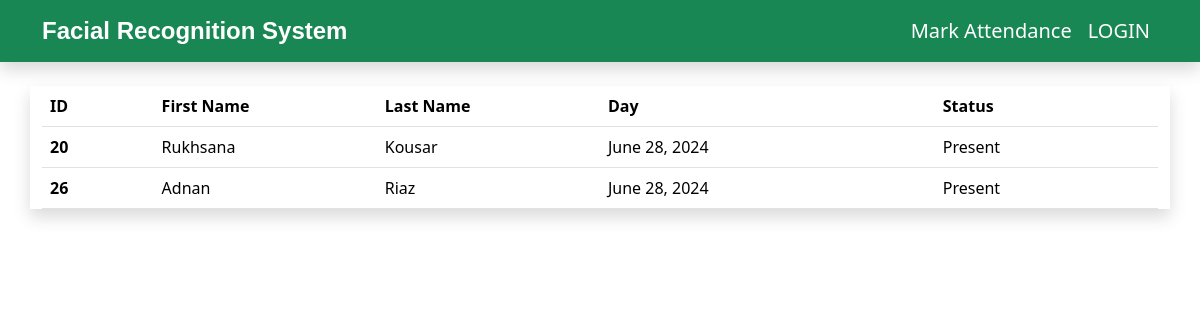
The page /attendance_record/ on the database its author committed.
### Facial_Attendance/models.py (models this page shows, shortened)
class AttendanceRecord(models.Model):
    user = models.ForeignKey(User_form, on_delete=models.CASCADE)
    date = models.DateField(auto_now_add=True)
    time_in = models.TimeField(auto_now_add=True)
    time_out = models.TimeField(blank=True, null=True)

class User_form(models.Model):
    first_name = models.CharField(max_length=50)
    last_name = models.CharField(max_length=50)
    email = models.EmailField(unique=True)
    phone_number = models.CharField(max_length=15, blank=True, null=True)
    profile_picture = models.ImageField(upload_to='profile_pictures/', blank=True, null=True)
    face_embedding = models.BinaryField()  # Store the face embedding as binary data

### Facial_Attendance/views.py (the view)
# urls.py: path("attendance_record/",attendance_record,name='attendance_record'),
def attendance_record(request):
    attendance_records = AttendanceRecord.objects.all()
    records_and_users = [(record, record.user) for record in attendance_records]
    return render(request,"attendance_record.html", {"records_and_users" : records_and_users})

### Facial_Attendance/templates/attendance_record.html
{% extends "base.html" %}
{% block content %}
<div class="container shadow mt-6">
    {% if records_and_users %}
    <table class="table table-hover bg-white mx-auto">
        <thead>
            <tr>
                <th scope="col" style="width: 10%;">ID</th>
                <th scope="col" style="width: 20%;">First Name</th>
                <th scope="col" style="width: 20%;">Last Name</th>
                <th scope="col" style="width: 30%;">Day</th>
                <th scope="col" style="width: 20%;">Status</th>
            </tr>
        </thead>
        <tbody>
            {% for record, user in records_and_users %}
            <tr>
                <th scope="row">{{ user.id }}</th>
                <td>{{ user.first_name }}</td>
                <td>{{ user.last_name }}</td>
                <td>{{ record.date }}</td>
                <td>Present</td>
            </tr>
            {% endfor %}
        </tbody>
    </table>
    {% else %}
    <h4 class="text-center alert alert-warning">No Records</h4>
    {% endif %}
</div>
{% endblock content %}

### rows shown on the page
AttendanceRecord: id "20", first_name "Rukhsana", last_name "Kousar", date "June 28, 2024"
AttendanceRecord: id "26", first_name "Adnan", last_name "Riaz", date "June 28, 2024"
